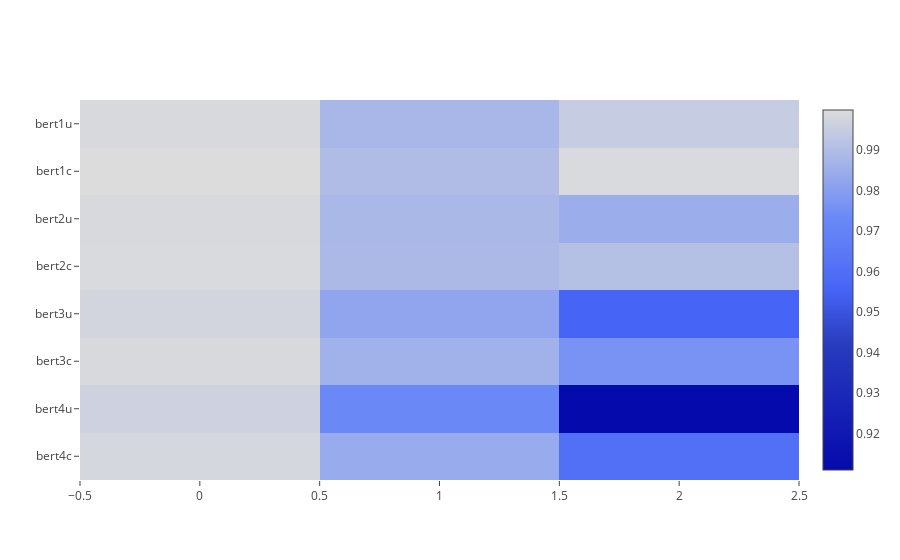
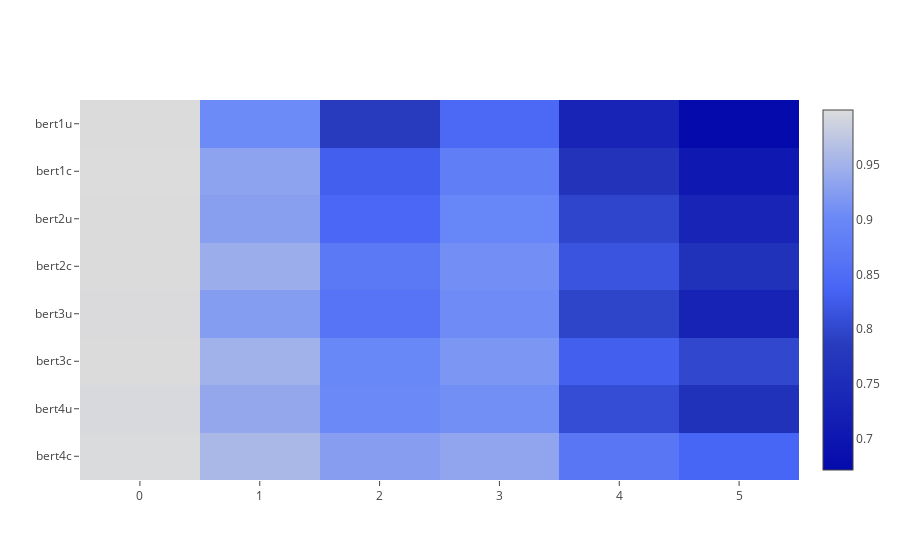
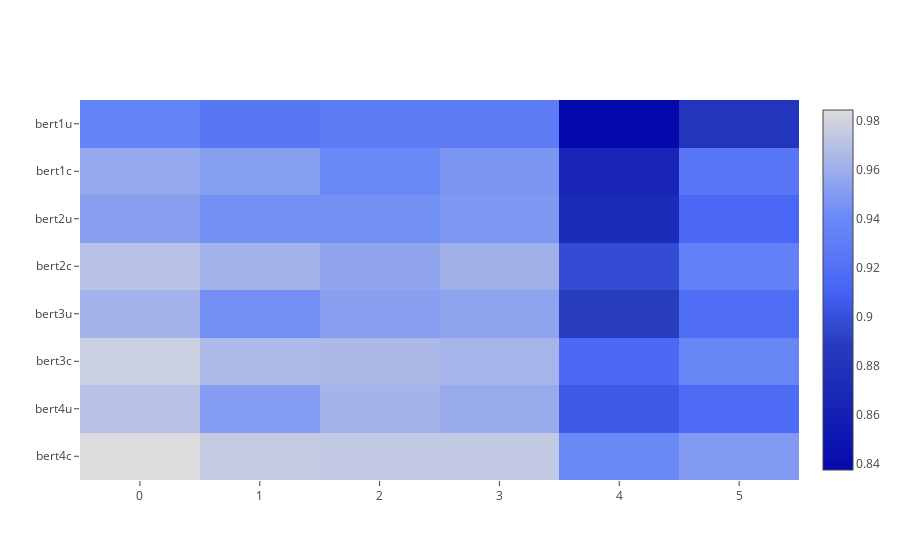
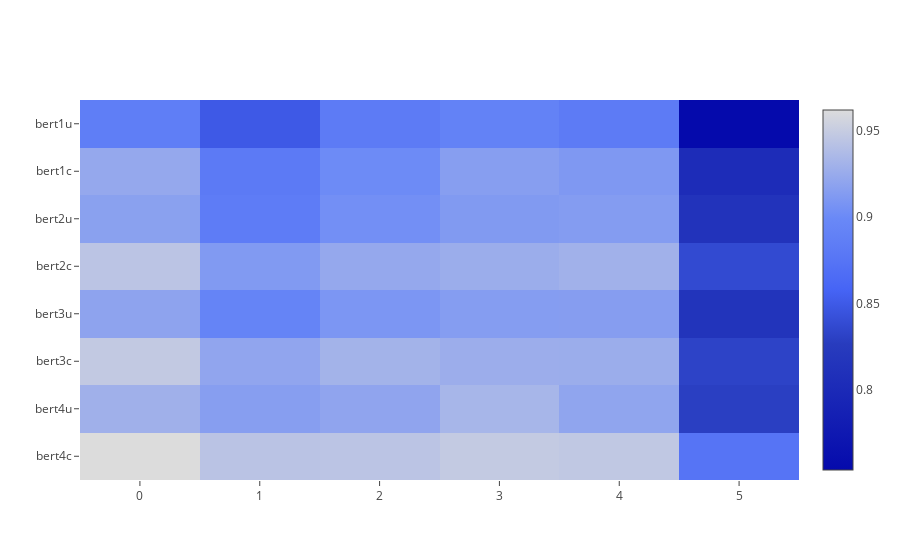

The notebook cell these images were saved under, in order:
### Code cell
#for i in range(min(len(sent_eu), len(sent_en))):
for i in range(len(sent_en)):
    
    print(f"\nSentence #{i}")
    print("Basque")
    plot_similarities(sent_eu, similarities_all_eu, scores_all_eu)
    print("English")
    plot_similarities(sent_en, similarities_all_en, scores_all_en)

### Figure 1 — Plotly figure (JSON) as saved in the notebook; plotly's stock layout.template omitted (floating-point values rounded to 4 significant figures)
{"data": [{"colorscale": "Blues", "type": "heatmap", "uid": "ccc588a2-fd45-44ef-8ba7-4b8e0156cd7a", "y": ["bert4c", "bert4u", "bert3c", "bert3u", "bert2c", "bert2u", "bert1c", "bert1u"], "z": [[0.9982, 0.984, 0.9607], [0.9962, 0.9732, 0.9111], [0.9988, 0.986, 0.9765], [0.9977, 0.9821, 0.9556], [0.9992, 0.9887, 0.9907], [0.9987, 0.9882, 0.9848], [0.9998, 0.9897, 0.999], [0.9989, 0.9877, 0.9946]]}], "layout": {}}

### Figure 2 — Plotly figure (JSON) as saved in the notebook; plotly's stock layout.template omitted (floating-point values rounded to 4 significant figures)
{"data": [{"colorscale": "Blues", "type": "heatmap", "uid": "04b37a3f-e300-4a35-a66d-48a9be510de1", "y": ["bert4c", "bert4u", "bert3c", "bert3u", "bert2c", "bert2u", "bert1c", "bert1u"], "z": [[0.9982, 0.9567, 0.9268, 0.9343, 0.8669, 0.8396], [0.9962, 0.9373, 0.9024, 0.9087, 0.8075, 0.7608], [0.9988, 0.9485, 0.8998, 0.9173, 0.8291, 0.801], [0.9977, 0.9249, 0.8626, 0.9054, 0.7966, 0.7299], [0.9992, 0.9436, 0.8708, 0.9088, 0.8164, 0.7633], [0.9987, 0.9277, 0.8421, 0.8949, 0.7979, 0.7323], [0.9998, 0.9323, 0.8292, 0.8812, 0.769, 0.7045], [0.9989, 0.9036, 0.7853, 0.8435, 0.7307, 0.6718]]}], "layout": {}}

### Figure 3 — Plotly figure (JSON) as saved in the notebook; plotly's stock layout.template omitted (floating-point values rounded to 4 significant figures)
{"data": [{"colorscale": "Blues", "type": "heatmap", "uid": "146a1f2a-9231-4e9f-9d5e-ce1fb87cca99", "y": ["bert4c", "bert4u", "bert3c", "bert3u", "bert2c", "bert2u", "bert1c", "bert1u"], "z": [[0.9842, 0.9747, 0.974, 0.9742, 0.94, 0.9493], [0.9699, 0.9502, 0.9627, 0.9578, 0.9056, 0.9161], [0.9777, 0.9662, 0.9653, 0.9635, 0.9143, 0.9384], [0.9622, 0.9436, 0.9519, 0.9545, 0.8891, 0.9177], [0.9706, 0.9619, 0.9552, 0.9612, 0.8975, 0.9334], [0.9514, 0.9441, 0.9442, 0.9482, 0.8725, 0.9141], [0.9566, 0.9511, 0.9391, 0.9468, 0.8655, 0.9238], [0.9358, 0.9248, 0.9289, 0.9294, 0.8376, 0.8821]]}], "layout": {}}

### Figure 4 — Plotly figure (JSON) as saved in the notebook; plotly's stock layout.template omitted (floating-point values rounded to 4 significant figures)
{"data": [{"colorscale": "Blues", "type": "heatmap", "uid": "c8c39623-1271-476a-b009-f02ffdd171a0", "y": ["bert4c", "bert4u", "bert3c", "bert3u", "bert2c", "bert2u", "bert1c", "bert1u"], "z": [[0.9619, 0.9432, 0.9436, 0.9481, 0.9466, 0.8745], [0.9288, 0.9151, 0.92, 0.9329, 0.9201, 0.8288], [0.9474, 0.9207, 0.9309, 0.9266, 0.9265, 0.8318], [0.9193, 0.8927, 0.9095, 0.9143, 0.9147, 0.8144], [0.944, 0.912, 0.9228, 0.9263, 0.9295, 0.8371], [0.9171, 0.884, 0.9042, 0.9122, 0.9137, 0.813], [0.9229, 0.8813, 0.9008, 0.9151, 0.9107, 0.8029], [0.8857, 0.8494, 0.8827, 0.8903, 0.8824, 0.7535]]}], "layout": {}}
